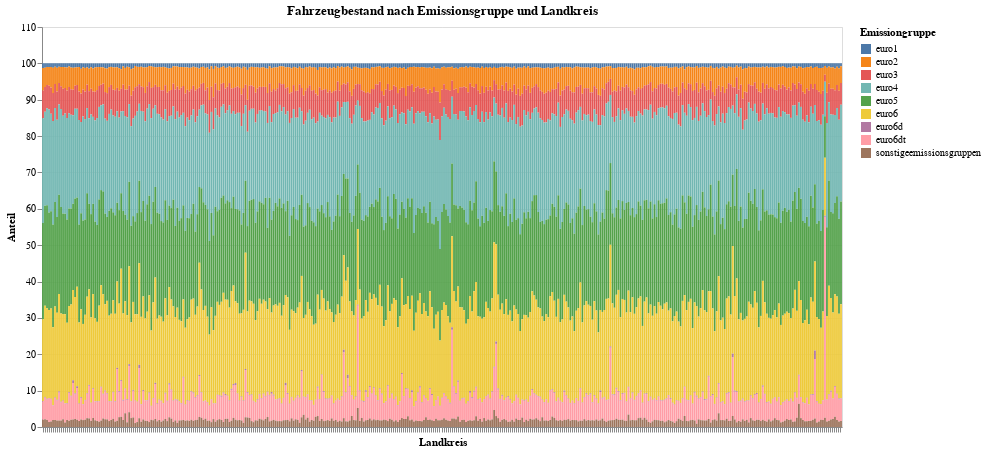

Notebook code for this chart:
### Code cell
# Beispielaufruf für df_eg (normiert)
chart_eg_prozent = create_stacked_bar_chart(
    df=df_eg_prozent,
    id_vars=['landkreis'],
    var_name='Emissiongruppe',
    value_name='Anteil',
    x_axis_title='Landkreis',
    chart_title='Fahrzeugbestand nach Emissionsgruppe und Landkreis'
)
chart_eg_prozent

### Figure 1 — Vega-Lite specification as saved in the notebook (floating-point values rounded to 4 significant figures; data arrays with more than 128 entries replaced by an {"elided": "..."} marker saying what was removed)
{"config": {"view": {"continuousWidth": 300, "continuousHeight": 300}}, "data": {"name": "data-0bc3b82f6284155fcde777fff5d11a65"}, "mark": {"type": "bar"}, "encoding": {"color": {"field": "Emissiongruppe", "type": "nominal"}, "tooltip": [{"field": "landkreis", "type": "nominal"}, {"field": "Emissiongruppe", "type": "nominal"}, {"field": "Anteil", "type": "quantitative"}], "x": {"axis": {"labels": false, "title": "Landkreis"}, "field": "landkreis", "type": "nominal"}, "y": {"field": "Anteil", "stack": "zero", "type": "quantitative"}}, "height": 400, "title": "Fahrzeugbestand nach Emissionsgruppe und Landkreis", "width": 800, "$schema": "https://vega.github.io/schema/vega-lite/v5.20.1.json", "datasets": {"data-0bc3b82f6284155fcde777fff5d11a65": {"elided": "3591 records"}}}
